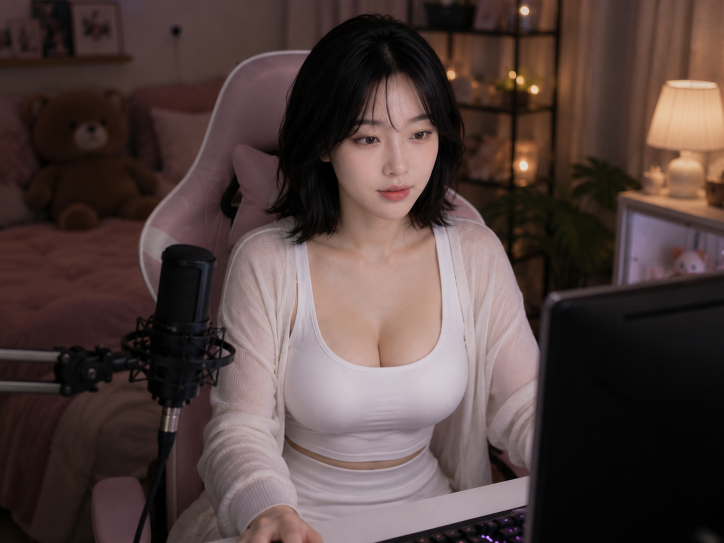
#> input picture Media test /First Frame.png, 1448 x 1086 px (shown at 1/2 size)
$ python -i myutil.py   (imports and definitions only)
#> lines starting #> are read from the running program, lines starting #| are printed output that depends on the picture; after the words box and inside, x2 and y2 are one past the last pixel; in counts of white or black regions, pixels touching at a corner belong together
import numpy as np
import cv2

from avatars.musetalk.utils.face_geometry import GEOMETRY_MAX_REPROJECTION_ERROR_PX


# [152 lines left out: functions _build_lip_color_mask, _build_lower_face_tone_mask, match_generated_face_color, not called in this run]


LOWER_FACE_FEATHER_MIN_PX = 5.0
LOWER_FACE_FEATHER_PX = 5.0
LOWER_FACE_FEATHER_FACE_RATIO = 0.0
LOWER_FACE_EDGE_PADDING_RATIO = 0.05
# Pull the face outline inward toward the mouth, rather than shrinking a
# rectangular mask. This keeps every edge in the mouth-to-face gap.
LOWER_FACE_OUTER_INSET_RATIO = 0.20
EXPANDED_FACE_OUTER_INSET_RATIO = 0.10
ADAPTIVE_MASK_FORMAT = "hybrid_adaptive_v11"
LIP_DETAIL_SHARPEN_STRENGTH = 0.45
LIP_DETAIL_PAD_PX = 0
# Paste-back is 1:1 with the tracked source geometry.  Do not enlarge the
# generated mouth support: even a small expansion lets the synthetic mouth
# overwrite the source chin and makes lips appear larger than the original.
MOUTH_MASK_REGION_SCALE = 1.0
MOUTH_MASK_EXPAND_PX = 0
MOUTH_MASK_PAD_X_PX = 0
MOUTH_MASK_PAD_Y_PX = 0
MEDIAPIPE_LIP_LANDMARK_INDICES = (
    0, 13, 14, 17, 37, 39, 40, 61, 78, 80, 81, 82, 84, 87, 88, 91,
    95, 146, 178, 181, 185, 191, 267, 269, 270, 291, 308, 310, 311,
    312, 314, 317, 318, 321, 324, 375, 402, 405, 409, 415,
)


def resolve_lower_face_feather_px(face_width, face_height):
    """Use the requested fixed inward feather for every face size."""
    return LOWER_FACE_FEATHER_PX


def _inward_feather(binary_mask, feather_px=LOWER_FACE_FEATHER_PX):
    """Feather inside the mask so generated pixels never leak over its edge."""
    binary = (binary_mask > 0).astype(np.uint8)
    if not np.any(binary):
        return binary.astype(np.float32)
    distance = cv2.distanceTransform(binary, cv2.DIST_L2, 5)
    return np.clip(distance / max(1.0, float(feather_px)), 0.0, 1.0).astype(np.float32)


# [198 lines left out: functions build_mediapipe_mouth_mask, choose_adaptive_mask_strategy, build_adaptive_mediapipe_mask, should_paste_generated_face, scale_mask_region, build_mediapipe_lip_detail_mask and 1 more, not called in this run]


def expand_mask_region(
    binary_mask,
    scale=MOUTH_MASK_REGION_SCALE,
    expand_px=MOUTH_MASK_EXPAND_PX,
):
    """Scale a mask around its center, then expand its edge by fixed pixels."""
    binary = (binary_mask > 0).astype(np.uint8) * 255
    points = cv2.findNonZero(binary)
    if points is None:
        return binary

    x, y, width, height = cv2.boundingRect(points)
    target_width = max(width, int(round(width * max(1.0, float(scale)))))
    target_height = max(height, int(round(height * max(1.0, float(scale)))))
    scaled = cv2.resize(
        binary[y:y + height, x:x + width],
        (target_width, target_height),
        interpolation=cv2.INTER_NEAREST,
    )

    center_x = x + width / 2.0
    center_y = y + height / 2.0
    target_x = int(round(center_x - target_width / 2.0))
    target_y = int(round(center_y - target_height / 2.0))
    output = np.zeros_like(binary)
    source_x = max(0, -target_x)
    source_y = max(0, -target_y)
    destination_x = max(0, target_x)
    destination_y = max(0, target_y)
    copy_width = min(target_width - source_x, output.shape[1] - destination_x)
    copy_height = min(target_height - source_y, output.shape[0] - destination_y)
    if copy_width > 0 and copy_height > 0:
        output[
            destination_y:destination_y + copy_height,
            destination_x:destination_x + copy_width,
        ] = scaled[source_y:source_y + copy_height, source_x:source_x + copy_width]
    expand_px = max(0, int(round(expand_px)))
    if expand_px > 0:
        kernel = cv2.getStructuringElement(
            cv2.MORPH_ELLIPSE,
            (expand_px * 2 + 1, expand_px * 2 + 1),
        )
        output = cv2.dilate(output, kernel, iterations=1)
    return output


def build_parsed_lower_face_mask(mask_image):
    """Expand the parsed under-nose region by 10 px, then feather inward 5 px."""
    if mask_image is None or mask_image.size == 0:
        return mask_image
    source_uses_bytes = mask_image.astype(np.float32).max(initial=0.0) > 1.0
    normalized = mask_image.astype(np.float32)
    if source_uses_bytes:
        normalized /= 255.0
    binary = (normalized >= 0.5).astype(np.uint8) * 255
    if np.any(binary):
        close_kernel = cv2.getStructuringElement(cv2.MORPH_ELLIPSE, (5, 5))
        binary = cv2.morphologyEx(binary, cv2.MORPH_CLOSE, close_kernel)
        # Keep the upper edge at the parsed bottom-of-nose boundary while
        # adding the requested 10 px of support around cheeks, lips, and chin.
        first_row = int(np.flatnonzero(np.any(binary > 0, axis=1))[0])
        binary = expand_mask_region(binary, scale=1.0, expand_px=MOUTH_MASK_EXPAND_PX)
        binary[:first_row, :] = 0
    feathered = _inward_feather(binary, LOWER_FACE_FEATHER_PX)
    return np.round(feathered * 255.0).astype(np.uint8) if source_uses_bytes else feathered


# [70 lines left out: function build_landmark_lower_face_mask, not called in this run]


def limit_blend_mask_to_lower_face(mask_image, face_box, crop_box):
    return build_landmark_lower_face_mask(mask_image, face_box, crop_box)


# [95 lines left out: functions get_image_blending, get_image_blending_perspective, not called in this run]

>>> import cv2
>>> picture = cv2.imread('../../../../../Media test /First Frame.png', cv2.IMREAD_GRAYSCALE)
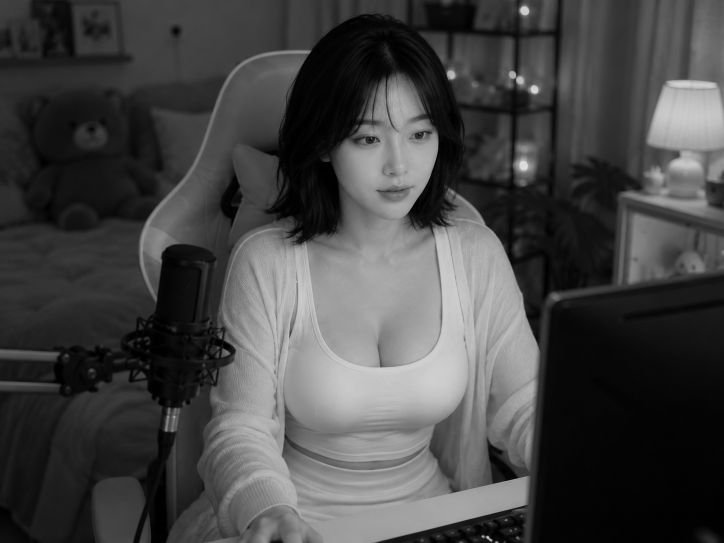
#> picture: shape (1086, 1448) (shown at 1/2 size); min 0, max 224, mean 69.1
>>> result = build_parsed_lower_face_mask(picture)
#> in build_parsed_lower_face_mask, `source_uses_bytes = mask_image.astype(np.float32).max(initial=0.0) > 1.0`: source_uses_bytes = True
#> in build_parsed_lower_face_mask, `binary = (normalized >= 0.5).astype(np.uint8) * 255`:
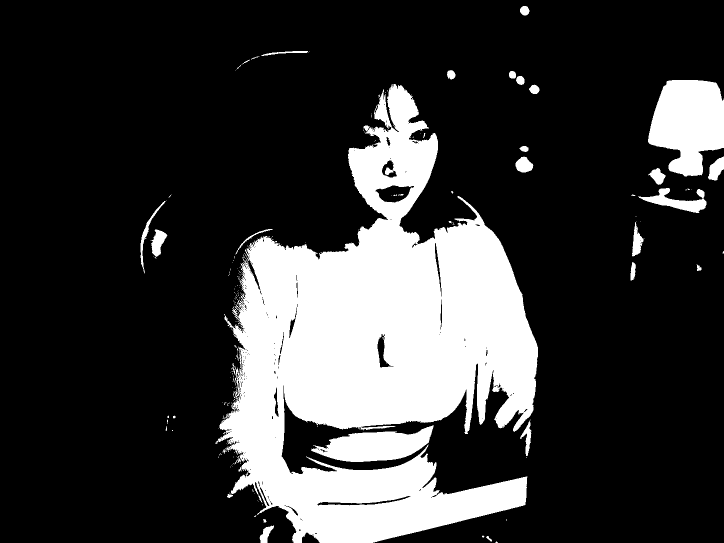
#> binary: shape (1086, 1448) (shown at 1/2 size); 21.9% white; 229 white regions (192 under 20 px), largest, box (x1, y1, x2, y2) and area: (436, 168, 1076, 1086) 300686, (1296, 160, 1448, 353) 21323, (622, 851, 868, 924) 10482
#> in build_parsed_lower_face_mask, `binary = cv2.morphologyEx(binary, cv2.MORPH_CLOSE, close_kernel)`:
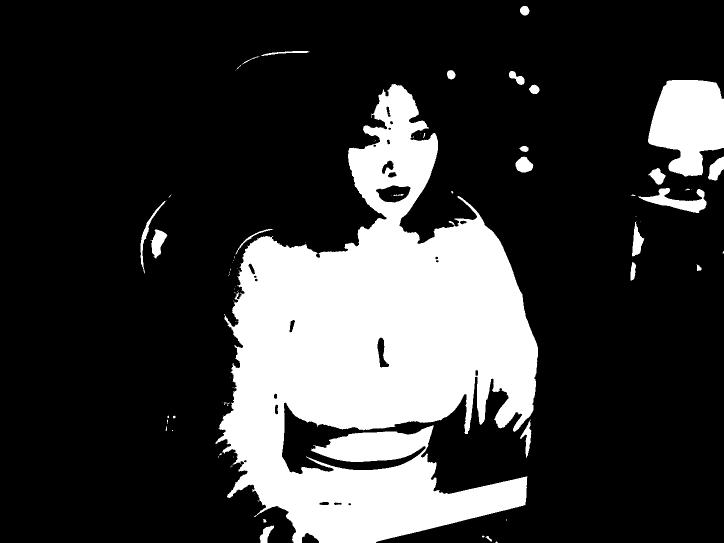
#> binary: shape (1086, 1448) (shown at 1/2 size); 22.4% white; 76 white regions (49 under 20 px), largest, box (x1, y1, x2, y2) and area: (431, 168, 1076, 1086) 318449, (1296, 160, 1448, 353) 21342, (1276, 376, 1413, 426) 2694
#> in build_parsed_lower_face_mask, `first_row = int(np.flatnonzero(np.any(binary > 0, axis=1))[0])`: first_row = 12
#> in expand_mask_region, `points = cv2.findNonZero(binary)`: points = contour of 351574 points, box (x1, y1, x2, y2) (281, 12, 1448, 1086), area 201720
#> in expand_mask_region, `x, y, width, height = cv2.boundingRect(points)`: x = 281; y = 12; width = 1167; height = 1074
#> in expand_mask_region, `target_width = max(width, int(round(width * max(1.0, float(scale)))))`: target_width = 1167
#> in expand_mask_region, `target_height = max(height, int(round(height * max(1.0, float(scale)))))`: target_height = 1074
#> in expand_mask_region, `scaled = cv2.resize( binary[y:y + height, x:x + width], (target_width,..`:
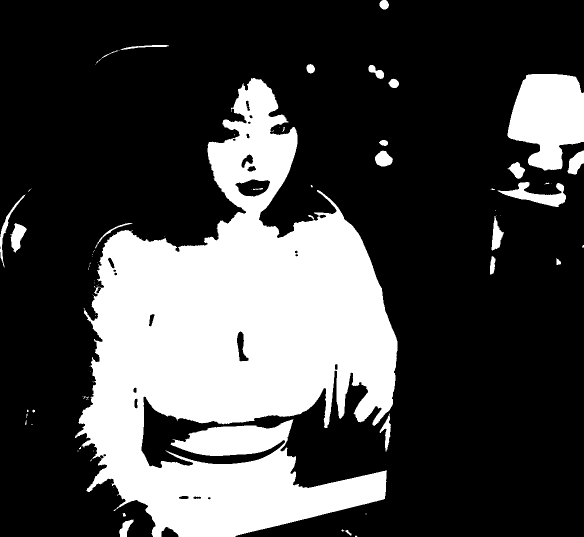
#> scaled: shape (1074, 1167) (shown at 1/2 size); 28.1% white; 76 white regions (49 under 20 px), largest, box (x1, y1, x2, y2) and area: (150, 156, 795, 1074) 318449, (1015, 148, 1167, 341) 21342, (995, 364, 1132, 414) 2694
#> in expand_mask_region, `center_x = x + width / 2.0`: center_x = 864.5
#> in expand_mask_region, `center_y = y + height / 2.0`: center_y = 549
#> in expand_mask_region, `target_x = int(round(center_x - target_width / 2.0))`: target_x = 281
#> in expand_mask_region, `target_y = int(round(center_y - target_height / 2.0))`: target_y = 12
#> in expand_mask_region, `source_x = max(0, -target_x)`: source_x = 0
#> in expand_mask_region, `destination_x = max(0, target_x)`: destination_x = 281
#> in expand_mask_region, `destination_y = max(0, target_y)`: destination_y = 12
#> in expand_mask_region, `copy_width = min(target_width - source_x, output.shape[1] - destinatio..`: copy_width = 1167
#> in expand_mask_region, `copy_height = min(target_height - source_y, output.shape[0] - destinat..`: copy_height = 1074
#> in _inward_feather, `distance = cv2.distanceTransform(binary, cv2.DIST_L2, 5)`:
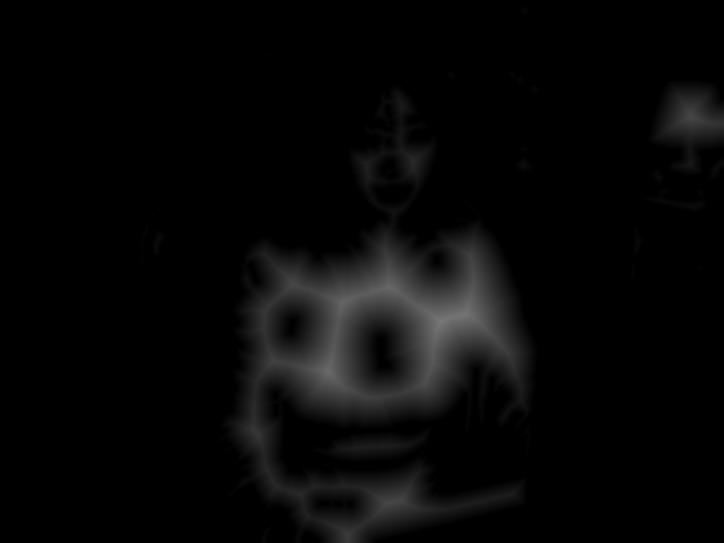
#> distance: shape (1086, 1448) float32 (shown at 1/2 size); min 0, max 120.3, mean 7.2
#> in _inward_feather, `return np.clip(distance / max(1.0, float(feather_px)), 0.0, 1.0).astyp..`:
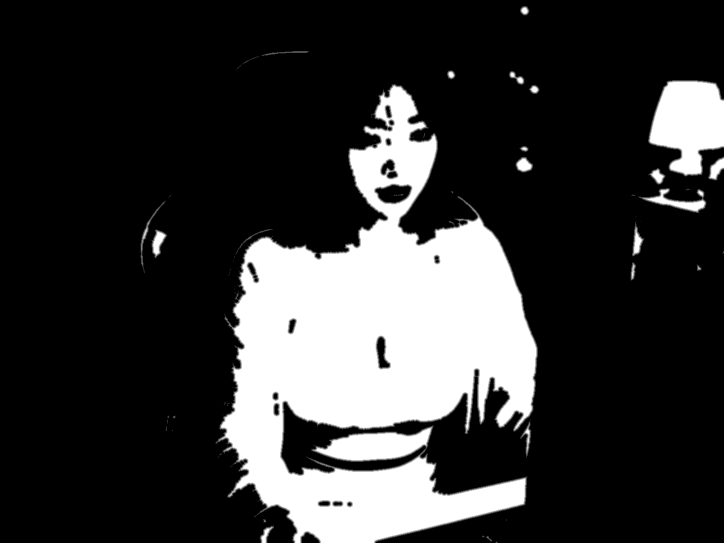
#> returned value: shape (1086, 1448) float32 (shown at 1/2 size); min 0, max 1, mean 0.21
